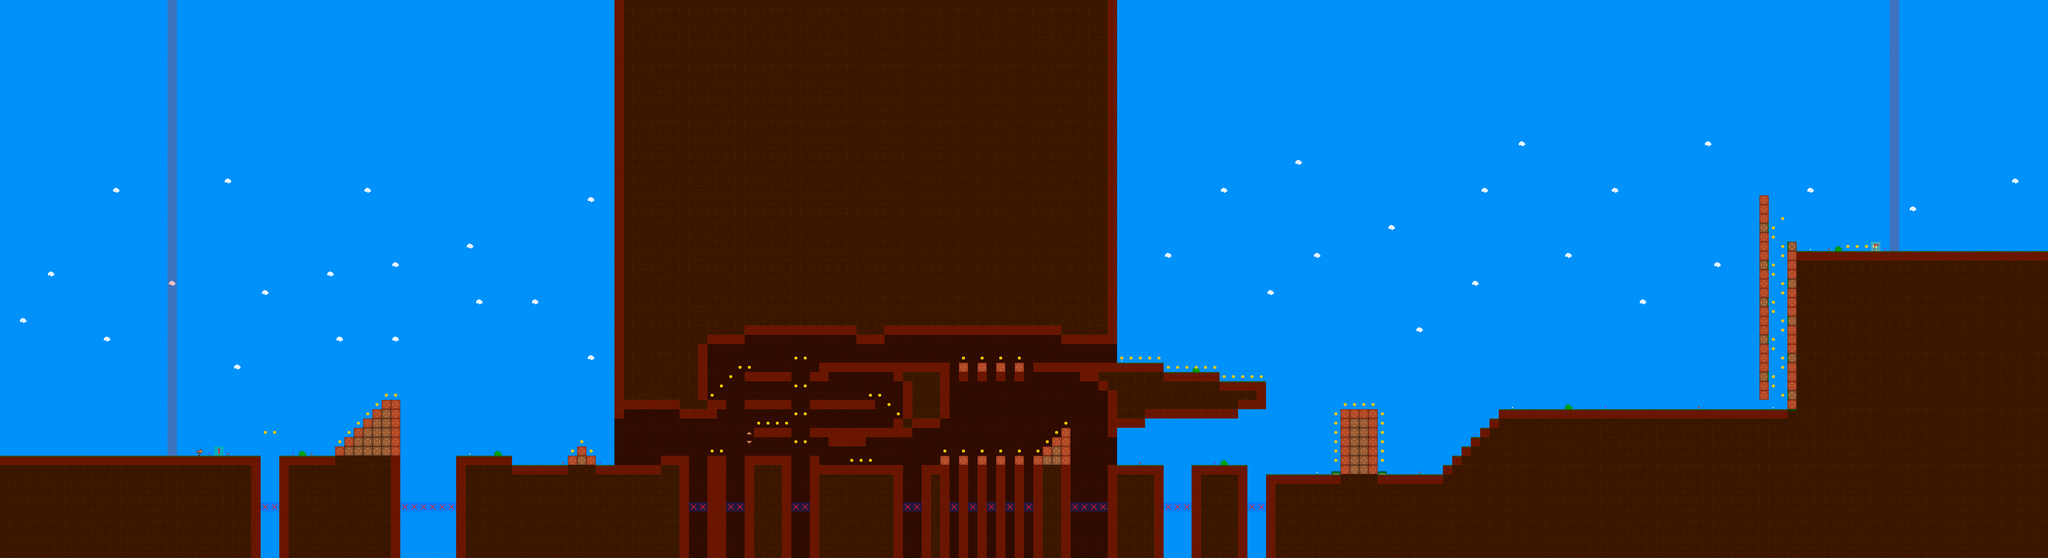

Below is a game level as drawn by its tile map, then a one-line description and the .tmx that defines it (tile-layer data replaced by summaries):
An orthogonal 220x60 tile map with 32x32 px tiles, 4 tile layers (Background, Decoration, Main, Logic).

<map version="1.0" orientation="orthogonal" renderorder="right-down" width="220" height="60" tilewidth="32" tileheight="32" nextobjectid="1">
 <tileset firstgid="1" name="Tileset1" tilewidth="32" tileheight="32" tilecount="450">
  <image source="../Level Tiles/Tileset1.png" trans="5555ff" width="800" height="600" />
 </tileset>
 <layer name="Background" width="220" height="60">
  <data>[13200 cells, 13200 non-empty, 2 distinct tile ids]</data>
 </layer>
 <layer name="Decoration" width="220" height="60">
  <data>[13200 cells, 68 non-empty, 9 distinct tile ids]</data>
 </layer>
 <layer name="Main" width="220" height="60">
  <data>[13200 cells, 5106 non-empty, 3 distinct tile ids]</data>
 </layer>
 <layer name="Logic" width="220" height="60">
  <data>[13200 cells, 965 non-empty, 8 distinct tile ids]</data>
 </layer>
</map>